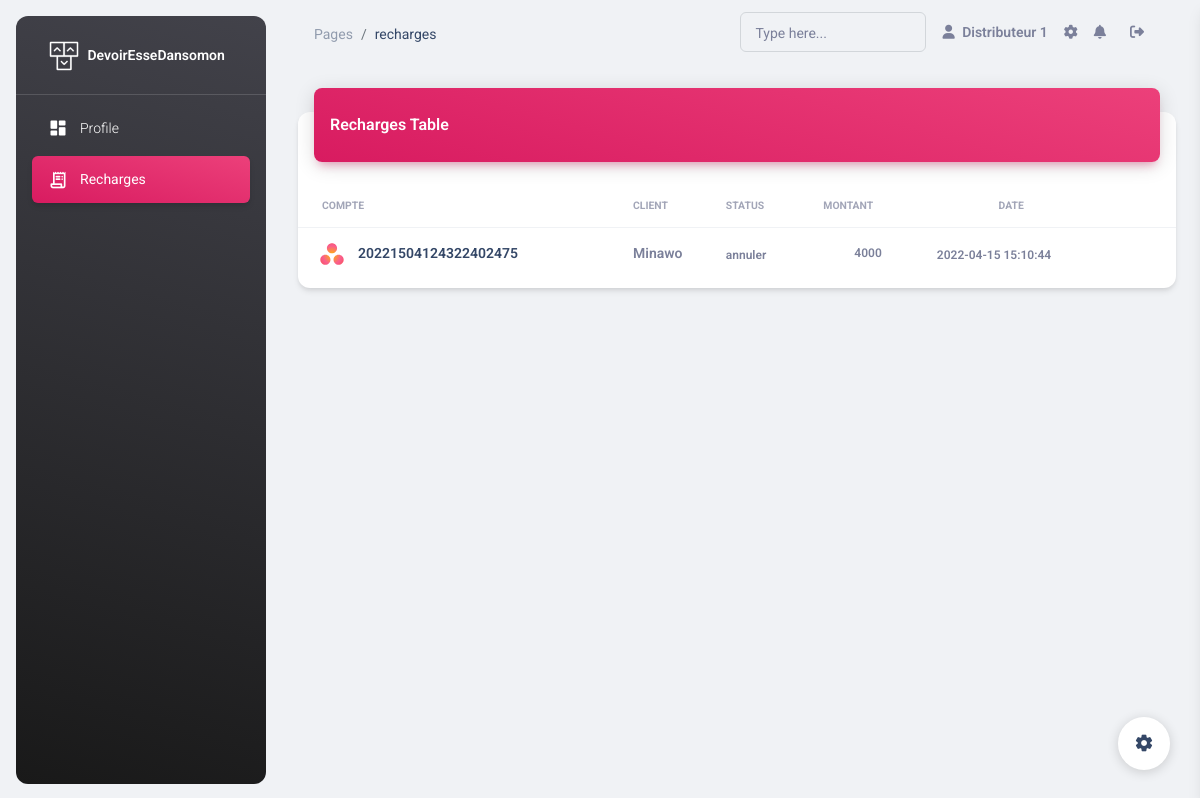
/distributeur/recharges (signed in), run on the app's committed database.
### models/recharge.py (models this page shows, shortened)
class Recharge(db.Model):
    id = db.Column(db.Integer, primary_key=True)
    compte_id = db.Column(db.Integer, db.ForeignKey('compte.id'))
    montant = db.Column(db.Integer)
    code = db.Column(db.String(255), unique=True, nullable=False, default=uuid.uuid1())
    status = db.Column(db.String(10), default='en cours')
    date = db.Column(db.DateTime, default=db.func.now())
    compte = db.relationship('Compte', back_populates='recharges')
    updated_at = db.Column(db.DateTime, default=db.func.now())

### models/compte.py (models this page shows, shortened)
class Compte(db.Model):
    __tablename__ = 'compte'
    id = db.Column(db.Integer, primary_key=True)
    nom = db.Column(db.String(255), nullable=False)
    numero_compte = db.Column(db.String(20), unique=True, nullable=False)
    telephone = db.Column(db.String(255), unique=True, nullable=False)
    code_secret = db.Column(db.String(255), nullable=False)
    solde = db.Column(db.Float, nullable=False, default=0)
    etat = db.Column(db.Boolean, nullable=False, default=True)
    role = db.Column(db.String(20), nullable=False, default='user')
    admin_name = db.Column(db.String(255), nullable=False)
    transactions = db.relationship('Transaction', back_populates="compte", cascade="all, delete", passive_deletes=True)
    recharges = db.relationship('Recharge', back_populates="compte", cascade="all, delete", passive_deletes=True)

### routes/distributeur_routes.py (the view)
@distributeur.route("/recharges", methods=["POST", "GET"])
def distributeur_recharges():
    return distributeur_controller.recharges(request)

### controllers/distributeur_controller.py (called while the page is built)
def recharges(request):
    if session.is_distributeur():
        if request.method == 'GET':
            session.add_page_to_session('recharges')
            if session.is_distributeur():
                recharges = Recharge.query.order_by(Recharge.date.desc()).all()
                return render_template('distributeur/recharge_list.html', recharges=recharges)
            else:
                return redirect(url_for('login_all_users'))
        else:
            return redirect(url_for('login_all_users'))
    return redirect(url_for('login_all_users'))

### lib/session.py (called while the page is built)
def add_page_to_session(page):
    session['page'] = page

def is_distributeur():
    return 'user_connect' in session and session['user_connect']['role'] == 'distributeur'

### templates/distributeur/recharge_list.html (shortened to what this page needs)
{% extends 'includes/layout.html' %}
{% block content %}
    <div class="row">
        <div class="col-12">
            <div class="card my-4">
                <div class="card-header p-0 position-relative mt-n4 mx-3 z-index-2">
                    <div class="bg-gradient-primary shadow-primary border-radius-lg pt-4 pb-3">
                        <h6 class="text-white text-capitalize ps-3">Recharges table</h6>
                    </div>
                </div>
                <div class="card-body px-0 pb-2">
                    <div class="table-responsive p-0">
                        <table class="table align-items-center justify-content-center mb-0">
                            <thead>
                            <tr>
                                <th class="text-uppercase text-secondary text-xxs font-weight-bolder opacity-7">Compte</th>
                                <th class="text-uppercase text-secondary text-xxs font-weight-bolder opacity-7 ps-2">Client</th>
                                <th class="text-uppercase text-secondary text-xxs font-weight-bolder opacity-7 ps-2">Status</th>
                                <th class="text-uppercase text-secondary text-xxs font-weight-bolder opacity-7 ps-2">montant</th>
                                <th class="text-uppercase text-secondary text-xxs font-weight-bolder text-center opacity-7 ps-2">Date</th>
                                <th></th>
                            </tr>
                            </thead>
                            <tbody>
                            {% for recharge in recharges %}
                                <tr>
                                    <td>
                                        <div class="d-flex px-2">
                                            <div>
                                                <img src="{{ url_for('static', filename='assets/img/small-logos/logo-asana.svg') }}" class="avatar avatar-sm rounded-circle me-2" alt="spotify">
                                            </div>
                                            <div class="my-auto">
                                                <h6 class="mb-0 text-sm">{{ recharge.compte.numero_compte }}</h6>
                                            </div>
                                        </div>
                                    </td>
                                    <td>
                                        <p class="text-sm font-weight-bold mb-0">{{ recharge.compte.nom }}</p>
                                    </td>
                                    <td>
                                        <span class="text-xs font-weight-bold">{{ recharge.status }}</span>
                                    </td>
                                    <td class="align-middle text-center">
                                        <div class="d-flex align-items-center justify-content-center">
                                            <span class="me-2 text-xs font-weight-bold">{{ recharge.montant }}</span>
                                        </div>
                                    </td>
                                    <td>
                                        <span class="text-xs font-weight-bold">{{ recharge.date }}</span>
                                    </td>
                                </tr>
                            {% endfor %}
                            </tbody>
                        </table>
                    </div>
                </div>
            </div>
        </div>
    </div>
{% endblock %}

### data on the page
Recharge: compte.numero_compte "20221504124322402475", compte.nom "Minawo", status "annuler", montant "4000", date "2022-04-15 15:10:44"

### other printed values
{{ session['page'] }} "recharges"
{{ session['user_connect']['nom'] }} "Distributeur 1"
